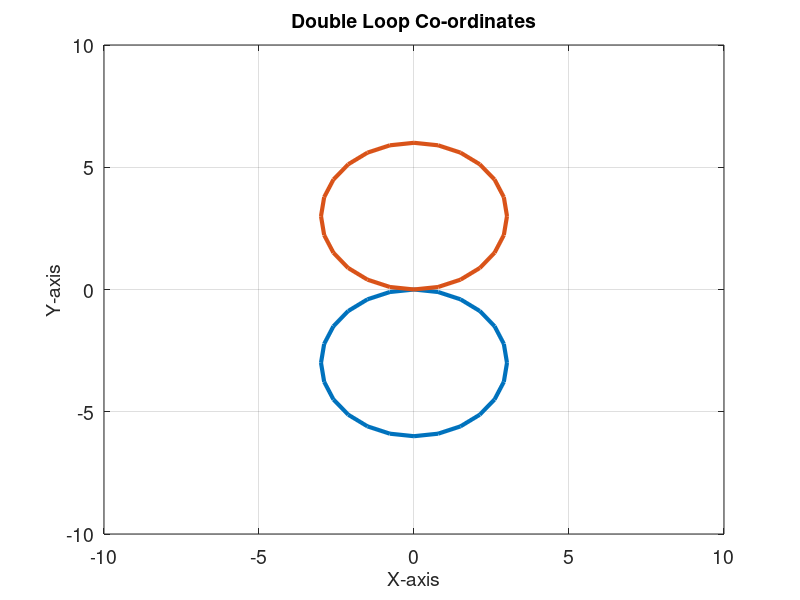
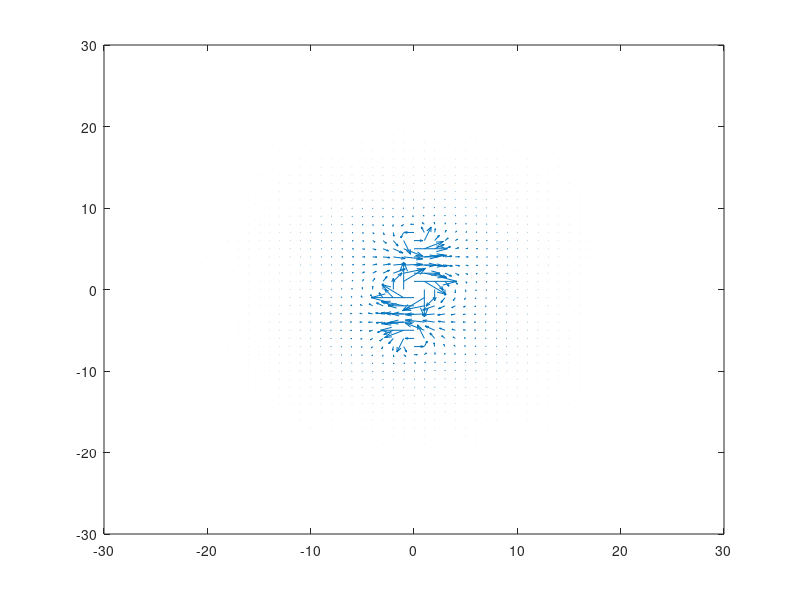

These charts were generated, in order, by the following MATLAB code: (Note: this script raises an error after producing the figures.)
%-------------------------------------------------------------------------%
%-------Cicular Coil Magnetic Field Simulation--------------------------%
%-------------------------------------------------------------------------%

clc
close all
clear all

%-------------------------------------------------------------------------%
%------------------Magnetic Field is Evaluated ---------------------------%
%-------------at every point in the Y-Z plane(X=0)------------------------%
%-------------------------------------------------------------------------%
coils = 2;  %set number of coils

Nz=51;  % No. of grids in Z-axis
Ny=51;  % No. of grids in Y-axis
N=25;   % No of grids in the coil ( X-Y plane)
Ra=3;    % Radius of the coil in the X-Y plane
I=6;    % current in the coil
u0=1;   %coreless so u0 is taken as 1 (permeability)
phi=-pi/2:2*pi/(N-1):3*pi/2; % For describing a circle (coil)
xoffset = 0;    %used to offest the coils in x and y planes
yoffset = -3;



yp(1:51)=-25:1:25; % Y-coordinates of the plane 
zp(1:51)=-25:1:25;% Z-coordinates of the plane 


BXtot = zeros(Ny, Nz);  %used for summing field contribution of all the coils
BYtot = zeros(Ny, Nz);
BZtot = zeros(Ny, Nz);
BRtot = zeros(Ny, Nz);
%---------------------------------------------------- --------------------
%-variable "a" in for loop is along Y and variable "b" is along Z-axis----
%-------------------------------------------------------------------------
for w=1:coils
Xc=Ra*cos(phi) + xoffset; % X-coordinates of the coil
Yc=Ra*sin(phi) + yoffset; % Y-coordinates of the coil
yoffset = yoffset + 6;
I = -I;

figure(1) %plots current loop/s in xy plane
plot(Xc,Yc,'linewidth',3)
axis([-10 10 -10 10])
xlabel('X-axis','fontsize',14)
ylabel('Y-axis','fontsize',14)
title('Double Loop Co-ordinates','fontsize',14)
h=gca; 
get(h,'FontSize') 
set(h,'FontSize',14)
h = get(gca, 'ylabel');
fh = figure(1); 
set(fh, 'color', 'white'); 
grid on
hold on

for a=1:Ny  
for b=1:Nz 


    
%-------------------------------------------------------------------------    
% calculate R-vector from the coil(X-Y plane)to Y-Z plane where we are 
% interested to find the magnetic field and also the dl-vector along the
% coil where current is flowing
% (note that R is the position vector pointing from coil (X-Y plane) to
% the point where we need the magnetic field (in this case Y-Z plane).)
% dl is the current element vector which will make up the coil------------
%-------------------------------------------------------------------------
%up is +ve vector down is -ve vector 
for i=1:N-1
Rx(i)=-0.5*(Xc(i)+Xc(i+1));
Ry(i)=(yp(a)-(0.5*(Yc(i)+Yc(i+1))));
Rz(i)=zp(b);
dlx(i)=Xc(i+1)-Xc(i);
dly(i)=Yc(i+1)-Yc(i);
end
Rx(N)=-0.5*(Xc(N)+Xc(1));
Ry(N)=(yp(a)-(0.5*(Yc(N)+Yc(1))));
Rz(N)=zp(b);
dlx(N)=-Xc(N)+Xc(1);
dly(N)=-Yc(N)+Yc(1);

%--------------------------------------------------------------------------
% for all the elements along coil, calculate dl cross R -------------------
% dl cross R is the curl of vector dl and R--------------------------------
% XCross is X-component of the curl of dl and R (dl x R), similarly I get Y and Z- 
%--------------------------------------------------------------------------
%(yz - zy)i - (xz - zx)j + (xy - yx)k
%(dly*Rz)i - (dlx*Rz)j + (dlx*Ry - dly*Rx)k 
for i=1:N
Xcross(i)=dly(i).*Rz(i);
Ycross(i)=-dlx(i).*Rz(i);
Zcross(i)=(dlx(i).*Ry(i))-(dly(i).*Rx(i));
R(i)=sqrt(Rx(i).^2+Ry(i).^2+Rz(i).^2);
end

%-------------------------------------------------------------------------
% this is the biot savarts law equation------------------------------------
%--------------------------------------------------------------------------

Bx1=(I*u0./(4*pi*(R.^3))).*Xcross;
By1=(I*u0./(4*pi*(R.^3))).*Ycross;
Bz1=(I*u0./(4*pi*(R.^3))).*Zcross;
%--------------------------------------------------------------------------
% now we have  magnetic field from all current elements in the form of an
% array named Bx1,By1,Bz1, now we need to add them up to get total
% magnetic field 
%-------------------------------------------------------------------------
BX(a,b)=0;       % Initialize sum magnetic field to be zero first
BY(a,b)=0;
BZ(a,b)=0;


%--------------------------------------------------------------------------
% here we add all magnetic field from different current elements which 
% make up the coil
%--------------------------------------------------------------------------

for i=1:N   % loop over all current elements along coil    
    BX(a,b)=BX(a,b)+Bx1(i);
    BY(a,b)=BY(a,b)+By1(i);
    BZ(a,b)=BZ(a,b)+Bz1(i);
end

%-------------------------------------------------------------------------

    BXtot(a,b) = BXtot(a,b) + BX(a,b);
    BYtot(a,b) = BYtot(a,b) + BY(a,b);
    BZtot(a,b) = BZtot(a,b) + BZ(a,b);

    BRtot(a,b) = sqrt(BYtot(a,b).^2 + BZtot(a,b).^2);
    %BRtot contains the magnitude at each point, used to plot
    %equipotential lines 
    
end
end
end
%y=z, x=x, z=y;
 %These lines add the field components of another perpendicular DD coil 
%  BYtot = BYtot + BZtot;
%  BXtot = BXtot + BXtot;
%  BZtot = BZtot + BYtot;




%------------------------------------------------------------------------
%---BX is a null field and only BY and BZ are color mapped...............
%--------------------------------------------------------------------------



figure(2)
lim1=min(min(BRtot));
lim2=max(max(BRtot));
steps=(lim2-lim1)/100;
%contour(zp,yp,BRtot,lim1:steps:lim2) %plots contours with strength 
q = quiver(zp,yp,BZtot,BYtot,3) %plots fields
c = q.Color;
q.Color = 'red';
axis([-10 10 -10 10])
xlabel('Z-axis','fontsize',14)
ylabel('Y-axis','fontsize',14)
title('Single DD','fontsize',14)
colorbar('location','eastoutside','fontsize',14);
h=gca; %get current axes 
get(h,'FontSize') 
set(h,'FontSize',14)
h = get(gca, 'ylabel');
fh = figure(2); 
set(fh, 'color', 'white'); 
% 
% 

%hold on
%figure(5);



%--------------------------------------------------------------------------